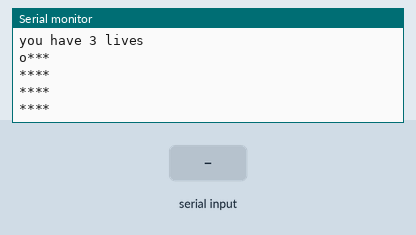
This sketch was run on a simulated Arduino Uno, built with avr-gcc and run on an emulated ATmega328P. Parts: the last lines printed to the serial monitor. The inputs (shaded band) are chosen by the test bench. Random numbers use the default seed unless the sketch sets one.

Above: at 1.2 s.
1.3 s: "d\n" received over Serial
2.8 s: byte 119 ('w') received over Serial
At 3.6 s:
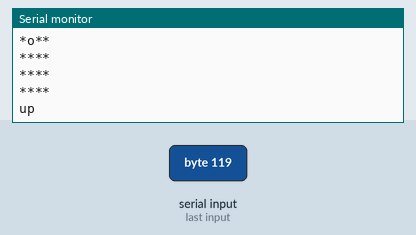
4.3 s: byte 97 ('a') received over Serial
At 4.7 s:
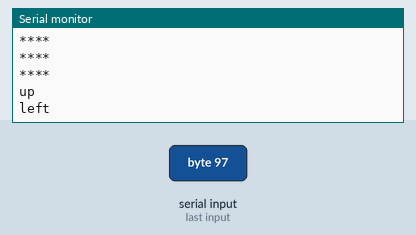
5.8 s: byte 115 ('s') received over Serial
At 7.0 s:
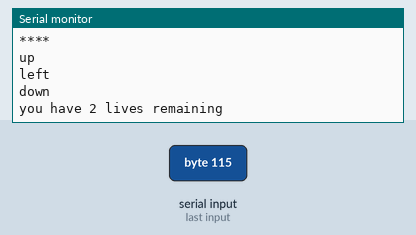
7.3 s: "w\n" received over Serial
At 7.8 s:
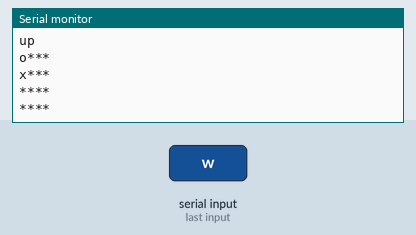

The sketch:

Single_Player_Game.ino
```cpp
#define SIZE 4
#define MAX_BOMBS 4     // max number of bombs allowed
#define MAX_LIVES 3

// Matrix key
// 0 = empty space
// 1 = hidden bomb
// 2 = hit bomb
// 3+ = player position
int matrix[SIZE][SIZE];
bool nextMove = false;
int nextX = 0;
int nextY = 0;
int curX = 0;
int curY = 0;
int life = MAX_LIVES;
bool win = false;
bool gameStatus = true; // true if current game is active
void setup() {
 Serial.begin(9600);
 createMap();
 randomSeed(analogRead(0));
 setRandomBombs();
 Serial.print("you have ");
 Serial.print(life);
 Serial.println(" lives");
 printMap();
}

void loop() {
  if (gameStatus) {
    if (Serial.available() > 0) {
      // user enters wasd for direction
      char c = Serial.read();
      nextMove = userEnterMove(c);
      char dir = moveCmd(c);

      // determines next coordinate based on direction
      // (up, down, left, or right)
      if (dir == 'u' || dir == 'd') {
        nextX += playerXPos(dir); // change X direction
      } else if (dir == 'l' || dir == 'r') {
        nextY += playerYPos(dir); // change Y direction
      }
        // move player based on current and next position
        movePlayer();
        curX = nextX;
        curY = nextY;
    }
    if (nextMove) { // if user entered a move last loop, draw the new map on the next loop
      printMap();
      nextMove = false;
      if ((curX == SIZE - 1) && (curY == SIZE - 1)) { // if user reaches the opposite corner
        Serial.println("you won");
        gameStatus = false;
        Serial.println("Enter y to start a new game");
      } else if (life == 0) { // if the user runs out of lives
        Serial.println("game over");
        gameStatus = false;
        Serial.println("Enter y to start a new game");
      }
    }
  } else {
     if (Serial.available() > 0) {
       char c = Serial.read();
       if (c == 'y') {
        newGame();
       }
     }
  }
}

// creats a new map with all empty spaces except for the player at the top left corner
void createMap() {
  for (int i = 0; i < SIZE; i++) {
    for (int j = 0; j < SIZE; j++) {
      if (i == 0 && j == 0) {
        matrix[i][j] = 3;
      } else {
        matrix[i][j] = 0;
      }
    }
  }
}

// Handles player movement
void movePlayer() {
  if (matrix[nextX][nextY] == 1) { // if player hits a hidden bomb
    life--;
    Serial.print("you have ");
    Serial.print(life);
    Serial.println(" lives remaining");
  }
  if (matrix[curX][curY] == 4) {
    matrix[curX][curY] += 1;
  }
  matrix[nextX][nextY] += 3;
  matrix[curX][curY] -= 3;
}

// Prints the current status of the map to the console
void printMap() {
  for (int i = 0; i < SIZE; i++) {
    for (int j = 0; j < SIZE; j++) {
      if (matrix[i][j] <= 1) {
        Serial.print("*");
      } else if (matrix[i][j] == 2) {
        Serial.print("x");
      } else if (matrix[i][j] >= 3) {
        Serial.print("o");
      }
    }
    Serial.println();
  }
}

bool userEnterMove(int c) {
  if (c == 10) {
    return true;
  } else {
    return false;
  }
}

// Prints direction user moved to console
char moveCmd(char c) {
  char moveDirection = ' ';
  if (c == 'w') {
    moveDirection = 'u';
    Serial.println("up");
  } else if (c == 'a') {
    moveDirection = 'l';
    Serial.println("left");
  } else if (c == 's') {
    moveDirection = 'd';
    Serial.println("down");
  } else if (c == 'd') {
    moveDirection = 'r';
    Serial.println("right");
  }
  return moveDirection;
}

// Returns the direction the user moves in the X direction
int playerXPos(char dir) {
  if ((dir == 'u') && (curX > 0)) {
    return -1;
  } else if ((dir == 'd') && (curX < SIZE - 1)) {
    return 1;
  } else {
    return 0;
  }
}

// Returns the direction the user moves in the Y direction
int playerYPos(char dir) {
  if ((dir == 'l') && (curY > 0)) {
    return -1;
  } else if ((dir == 'r') && (curY < SIZE - 1)) {
    return 1;
  } else {
    return 0;
  }
}

// randomly sets MAX_BOMBS on the board
void setRandomBombs() {
  int numBombs = 0;
  while (numBombs < MAX_BOMBS) {
    if (setBombs(random(0, SIZE), random(0, SIZE))){
      numBombs++;
    }
  }
}

// row: row of board
// col: column of board
// tries to set the given position as a bomb
// returns true if successful and false if not successful
bool setBombs(int row, int col) {
  if (matrix[row][col] == 1 || isCorner(row, col)) {
    return false;
  } else {
    matrix[row][col] = 1;
    return true;
  }
}

// returns true if row and col make a corner
// otherwise, returns false
bool isCorner(int row, int col) {
  return (row == 0 && col == 0) || (row == 0 && col == SIZE - 1) || (row == SIZE - 1 && col == 0) || (row == SIZE -1 && col == SIZE - 1);
}

void newGame() {
  nextMove = false;
  nextX = 0;
  nextY = 0;
  curX = 0;
  curY = 0;
  life = MAX_LIVES;
  win = false;
  gameStatus = true;
  createMap();
  randomSeed(analogRead(0));
  setRandomBombs();
  Serial.print("you have ");
  Serial.print(life);
  Serial.println(" lives");
}
```

Measured:
- after the input at 2.8 s, the serial monitor: prints a new line at once (image 1)
- after the input at 4.3 s, the serial monitor: prints a new line at once (image 2)
- after the input at 5.8 s, the serial monitor: prints a new line at once (image 3)
- after the input at 7.3 s, the serial monitor: prints a new line at once (image 4)
